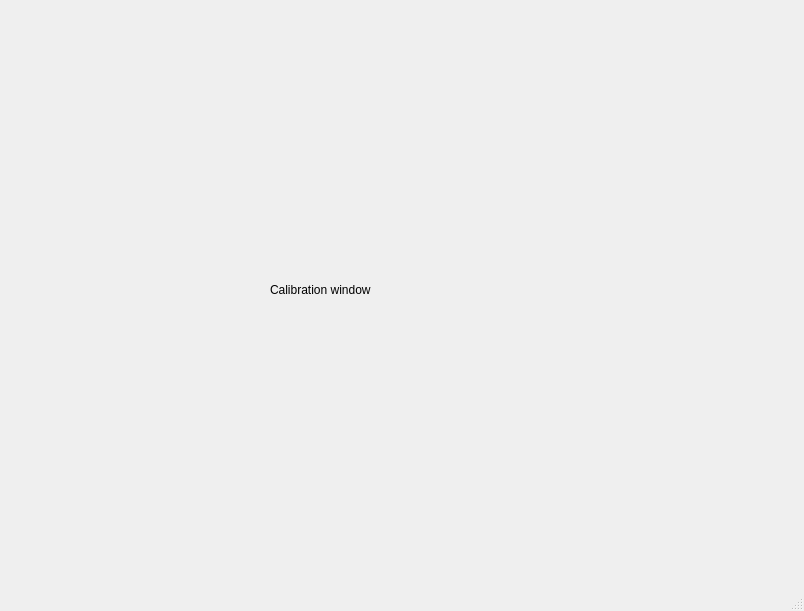
<?xml version="1.0" encoding="UTF-8"?>
<ui version="4.0">
 <class>CalibrationWindow</class>
 <widget class="QMainWindow" name="CalibrationWindow">
  <property name="geometry">
   <rect>
    <x>0</x>
    <y>0</y>
    <width>804</width>
    <height>611</height>
   </rect>
  </property>
  <property name="windowTitle">
   <string>MainWindow</string>
  </property>
  <widget class="QWidget" name="centralwidget">
   <widget class="QLabel" name="label">
    <property name="geometry">
     <rect>
      <x>270</x>
      <y>280</y>
      <width>201</width>
      <height>20</height>
     </rect>
    </property>
    <property name="text">
     <string>Calibration window</string>
    </property>
   </widget>
  </widget>
  <widget class="QMenuBar" name="menubar">
   <property name="geometry">
    <rect>
     <x>0</x>
     <y>0</y>
     <width>804</width>
     <height>26</height>
    </rect>
   </property>
  </widget>
  <widget class="QStatusBar" name="statusbar"/>
 </widget>
 <resources/>
 <connections/>
</ui>
